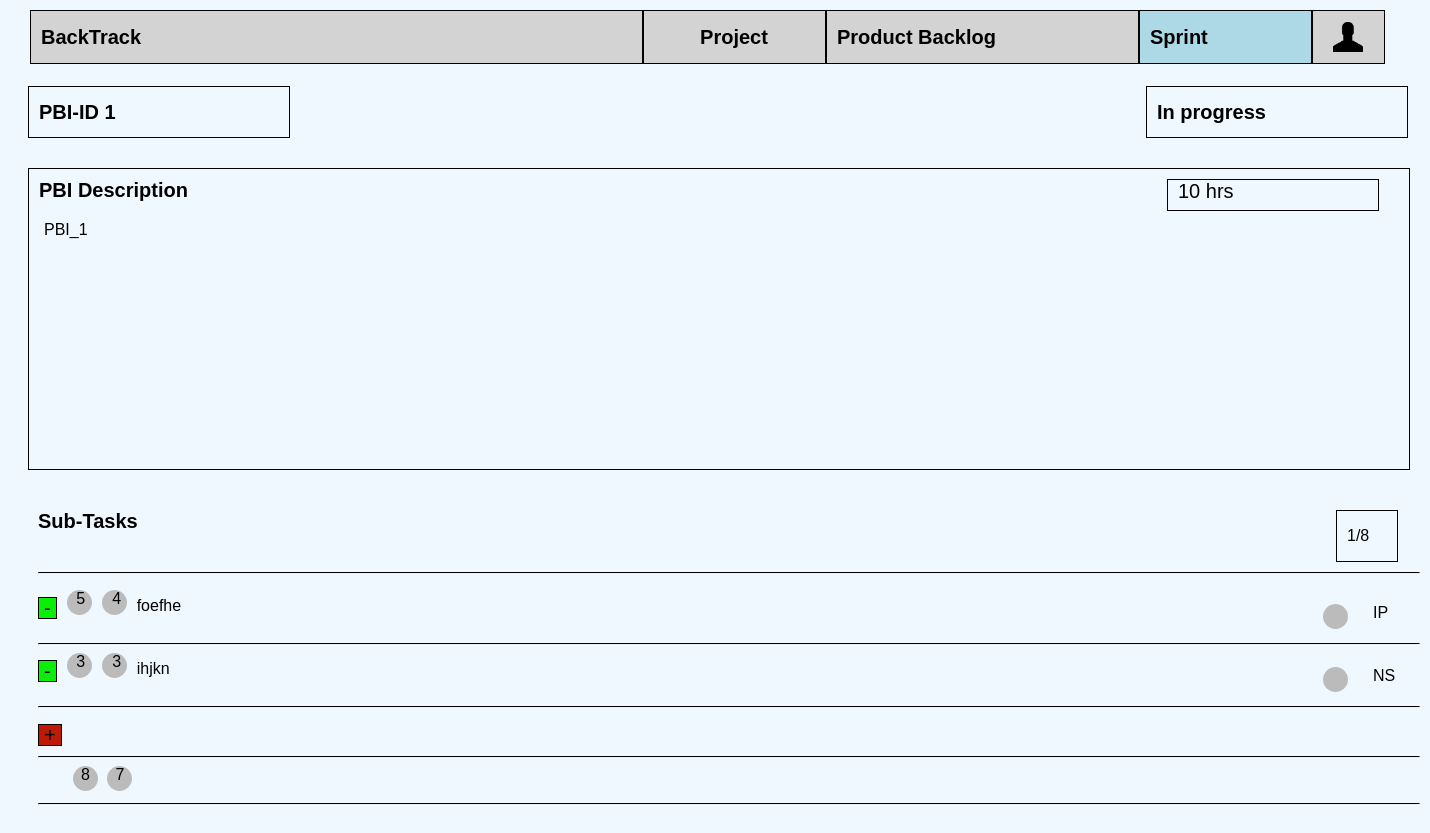
Page /sprints/pbi1 on the committed database.
### sprints/models.py (models this page shows, shortened)
class PBI(models.Model):
    description = models.CharField(max_length=200)
    id = models.AutoField(primary_key=True)
    STATUS = (('NS', 'Not started'), ('IP', 'In progress'), ('C', 'Complete'), ('NF', 'NotFinish'))
    status = models.CharField(max_length=10, choices=STATUS, default='NS')
    sprint = models.ForeignKey(SprintBacklog, null=True, on_delete=models.SET_NULL)
    estimated_efforts = models.IntegerField(null=True)
    remainStory = models.IntegerField(null=True, default=10)
    objects = models.Manager()

class SubTask(models.Model):
    title = models.CharField(max_length=200)
    id = models.AutoField(primary_key=True)
    task = models.ForeignKey(Task, on_delete=models.CASCADE, null=True)
    pbi = models.ForeignKey(PBI, on_delete=models.CASCADE, related_name="SubTask", default=0)
    initialEstimatedEffort = models.IntegerField(null=True)
    remaining_efforts = models.IntegerField(null=True)
    Developers = models.ManyToManyField(Developer, null=True)
    STATUS = (('NS', 'Not started'), ('IP', 'In progress'), ('C', 'Complete'))
    status = models.CharField(max_length=10, choices=STATUS, default='IP')

### sprints/views.py (the view)
# urls.py: path('pbi<int:pbi>',views.SprintBackLogsManagement.as_view(), name='sprintBacklogs'),
class SprintBackLogsManagement(TemplateView):
    template_name = "sprints/sprintBacklogs.html"
    def get_context_data(self, **kwargs):
        pbi=self.kwargs['pbi']
        context = super().get_context_data(**kwargs)
        context['task_list']=Task.objects.filter(pbi__pk=pbi)
        context['pbi']=PBI.objects.get(pk=pbi)
        context['subtask_list']=SubTask.objects.filter(pbi__pk=pbi)
        context['pbiID']=pbi
        return context

### templates/sprints/sprintBacklogs.html (shortened to what this page needs)
{% extends 'base.html' %}
{% block content %}
<div id="outside">
    <div id="PBI_ID">PBI-ID {{pbi.id}}</div>
    <div id="Status">
    </div>
    <div id="PBI_Desc">
        <div class="title">PBI Description </div>
        <div id="estimatedEffort">{{pbi.estimated_efforts}} hrs</div>
        <div class="description">{{pbi.description}}</div>
    </div>
    <div id="subTaskList">
        <div class="title">Sub-Tasks</div>
        <div id="completionrate"></div>
        <hr>
        <ul>
            {% for subtask in subtask_list %}
            <li>
                <div class="delbtn" onclick="delBtnOnClick(event)" rel="{{subtask.id}}">-</div>
                <span class="initEsti circle" style="float:left; text-align: center"> <span style="margin-left:3px;">{{subtask.initialEstimatedEffort}}</span></span>
                <span class="remainEsti circle" style="float:left; text-align: center" onclick="remainBtnOnlick(event)"  >
                    <span style="margin-left:5px;" >{{subtask.remaining_efforts}}</span>
                </span>
                <div style="float:left;">{{subtask.title}}</div>
                <div class="rightofsubtask" style="float:right; margin:0px;" >
                    <div  style="float:left;">
                        <div class="circle" onclick="pplBtnOnClick(event)"></div>
                    </div>
                    <div style="width:30px;float: right;">
                        <div onclick="substatOnclick(event)" rel="{{subtask.id}}" data-init="{{subtask.initialEstimatedEffort}}" data-remain="{{subtask.remaining_efforts}}">{{subtask.status}}</div>
                    </div>
                </div>
            </li>
            <hr>
            {% endfor %}
        </ul>
        <div>
            <div id="addBtn" onclick="addBtnOnclick()">+</div>
        </div>
        <hr>
        <div id="total" onload="calculate();">
            <span class="initEsti circle" id="total_efforts" style="text-align: center"></span>
            <span class="remainEsti circle" id="remaining_efforts" style="text-align: center"></span>
        </div>
        <hr>
    </div>
</div>
{% endblock %}

### templates/sprints/sprintBacklogs.html (style rules this page uses)
#outside { width:1380px; height: auto; margin-left: 20px; margin-top: 10px; }
#PBI_ID { float:left; width: 250px; height: 50px; font-size: 20px; padding-left:10px; margin-top:10px; margin-bottom: 30px; line-height: 50px; border: 1px black solid; font-weight: bold; }
#Status { float:right; width: 250px; height: 50px; font-size: 20px; padding-left:10px; margin-top:10px; margin-bottom: 30px; line-height: 50px; border: 1px black solid; font-weight: bold; }
#PBI_Desc { width:1380px; height:300px; overflow: auto; border: 1px black solid; margin-bottom: 30px; }
.description { float:left; width:1340px; margin-left:15px; }
.title { font-weight: bold; font-size: 20px; width: 200px; margin: 10px; float:left; }
#estimatedEffort { font-size: 20px; float: right; margin:10px; margin-right:30px; padding-left:10px; width: 200px; height: 30px; border: 1px black solid; }
#subTaskList { width:1380px; height:auto; margin-bottom: 30px; }
#completionrate { float:right; width: 50px; height: 40px; padding-left:10px; padding-top: 10px; line-height: 30px; margin:10px; border: 1px black solid; }
hr { margin-left:10px; border-top:1px solid; width:1380px; }
.circle { height: 25px; width: 25px; background-color: #bbb; border-radius: 50%; display: inline-block; overflow: auto; margin-right:5px; font-style: white; }
#addBtn { height:20px; float:left; border: 1px black solid; margin-left: 10px; margin-bottom: 10px; padding-left: 5px; padding-right: 5px; font-size: 20px; line-height: 20px; background-color:rgb(189, 27, 6); }
.delBtn { height:20px; float:left; border: 1px black solid; margin-left: 0px; margin-bottom: 10px; padding-left: 5px; padding-right: 5px; font-size: 20px; line-height: 20px; background-color:rgb(10, 238, 10); }
ul { padding-inline-start: 0px; }
li { margin-left:10px; list-style:none; }
ul li div { margin-left: 5px; margin-right:10px; margin-top:7px; margin-bottom: 7px; }
li .remainEsti { margin-left:5px; }
#total { margin-left: 45px; }

### rows in the picture
PBI: id "1", estimated_efforts "10", description "PBI_1"
SubTask: initialEstimatedEffort "5", remaining_efforts "4", title "foefhe", status "IP"
SubTask: initialEstimatedEffort "3", remaining_efforts "3", title "ihjkn", status "NS"
